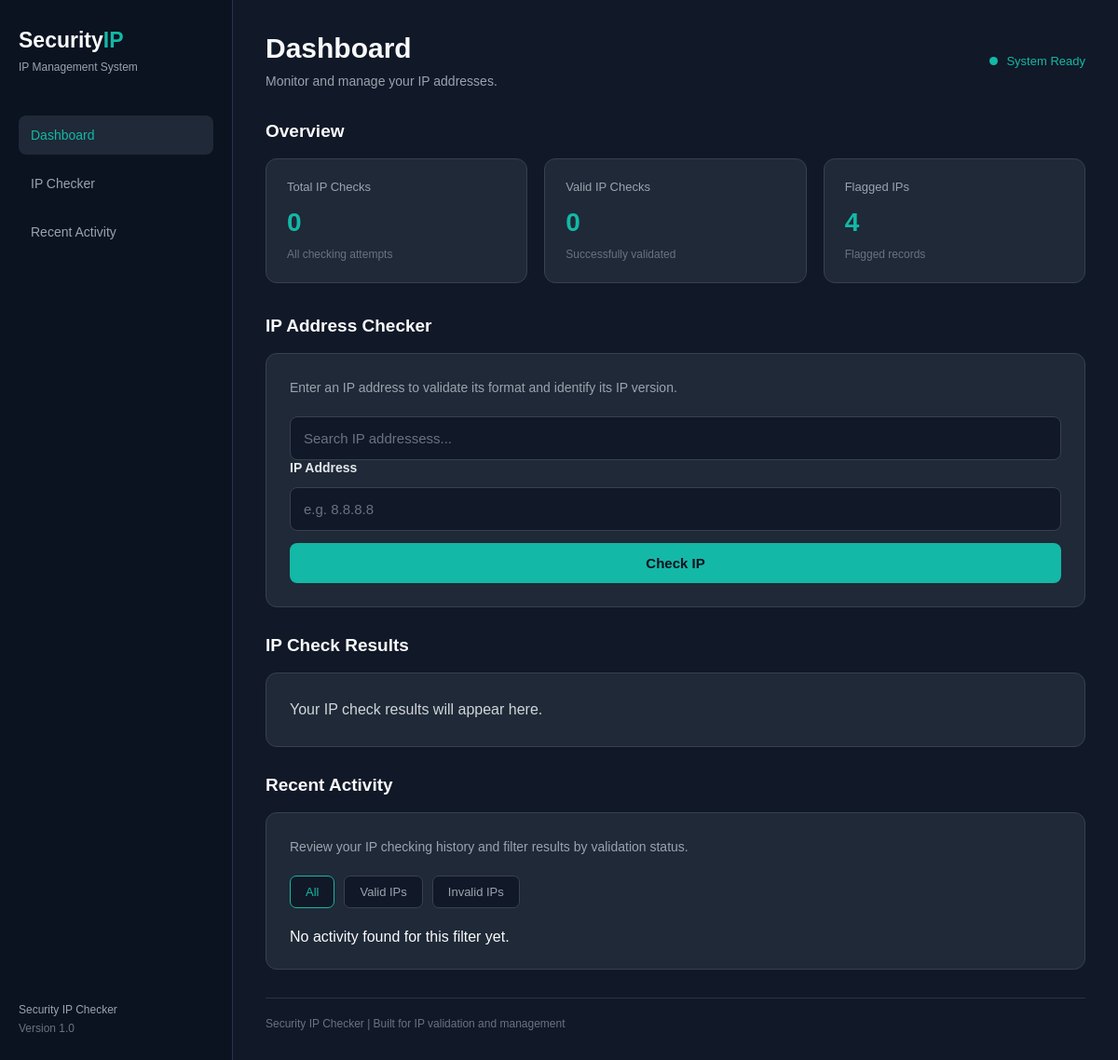
Before: / with the older database file.
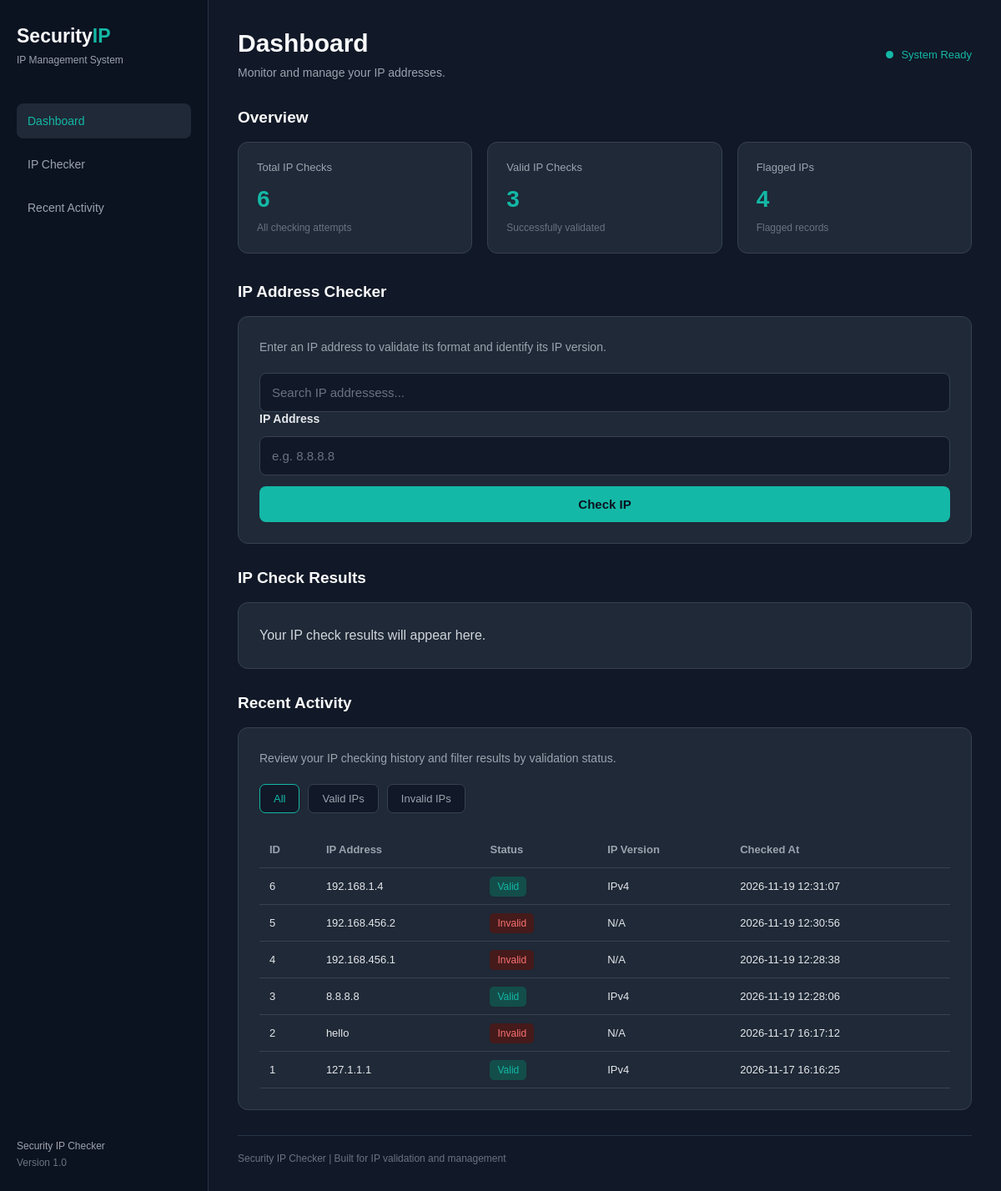
After: the same page with the newer database file.
### tables this page shows
CREATE TABLE activity_history (
            id INTEGER PRIMARY KEY AUTOINCREMENT,
            ip_address TEXT NOT NULL,
            status TEXT NOT NULL,
            ip_version TEXT NOT NULL,
            checked_at TEXT DEFAULT CURRENT_TIMESTAMP
        );

### app.py (the view)
@app.route("/")
def hello():
    ip = request.args.get("ip", "").strip()
    result = None
    if ip:
        result = process_ip(ip)
    selected_filter = request.args.get("filter", "All")
    if selected_filter not in ("All", "Valid", "Invalid"):
        selected_filter = "All"
    if selected_filter == "All":
        history = get_activity_history()
    else:
        history = get_activity_history(selected_filter)
    stats = get_dashboard_stats()
    return render_template(
        "index.html",
        result=result,
        entered_ip=ip,
        history=history,
        stats=stats,
        selected_filter=selected_filter
    )

### ip_checker/database.py (called while the page is built)
def connect_db():
    return sqlite3.connect(DB_FILE)

def get_activity_history(status=None):
    connection = connect_db()
    cursor = connection.cursor()
    if status in ("Valid", "Invalid"):
        cursor.execute(
            """
            SELECT * FROM activity_history
            WHERE status = ?
            ORDER BY id DESC
            """,
            (status,)
        )
    else:
        cursor.execute("""
            SELECT * FROM activity_history
            ORDER BY id DESC
        """)
    records = cursor.fetchall()
    connection.close()
    return records

def get_dashboard_stats():
    connection = connect_db()
    cursor = connection.cursor()
    cursor.execute("""
        SELECT COUNT(*) FROM activity_history
    """)
    total_ips = cursor.fetchone()[0]
    cursor.execute("""
        SELECT COUNT(*) FROM activity_history
        WHERE status = 'Valid'
    """)
    valid_ips = cursor.fetchone()[0]
    cursor.execute("""
        SELECT COUNT(*) FROM ip_records
        WHERE flagged = 1
    """)
    flagged_ips = cursor.fetchone()[0]
    connection.close()
    return {
        "total_ips": total_ips,
        "valid_ips": valid_ips,
        "flagged_ips": flagged_ips
    }

### templates/index.html (shortened to what this page needs)
<!DOCTYPE html>
<html lang="en">
<head>
    <link rel="stylesheet" href="{{ url_for('static', filename='style.css') }}">
</head>
<body>
    <div class="dashboard">
        <aside class="sidebar">
            <div class="logo">
                <h2>Security<span>IP</span></h2>
                <p>IP Management System</p>
            </div>
            <nav>
                <a href="#overview" class="nav-link active">Dashboard</a>
                <a href="#ip-checker" class="nav-link">IP Checker</a>
                <a href="#recent-activity" class="nav-link">Recent Activity</a>
            </nav>
            <div class="sidebar-footer">
                <p>Security IP Checker</p>
                <span>Version 1.0</span>
            </div>
        </aside>
        <main class="main-content">
            <header class="topbar">
                <div>
                    <h1>Dashboard</h1>
                    <p>Monitor and manage your IP addresses.</p>
                </div>
                <div class="status">
                    <span class="status-dot"></span>
                    System Ready
                </div>
            </header>
            <section id="overview">
                <h2 class="section-title">Overview</h2>
                <div class="stats-grid">
                    <div class="stat-card">
                        <p>Total IP Checks</p>
                        <h3>{{ stats.total_ips }}</h3>
                        <span>All checking attempts</span>
                    </div>
                    <div class="stat-card">
                        <p>Valid IP Checks</p>
                        <h3>{{ stats.valid_ips }}</h3>
                        <span>Successfully validated</span>
                    </div>
                    <div class="stat-card">
                        <p>Flagged IPs</p>
                        <h3>{{ stats.flagged_ips }}</h3>
                        <span>Flagged records</span>
                    </div>
                </div>
            </section>
            <section id="ip-checker">
                <h2 class="section-title">IP Address Checker</h2>
                <div class="panel">
                    <p class="panel-description">
                        Enter an IP address to validate its format
                        and identify its IP version.
                    </p>
                    <input type="text" id="historySearch" placeholder="Search IP addressess...">
                    <form action="/" method="GET">
                        <label for="ip">IP Address</label>
                        <input
                            type="text"
                            id="ip"
                            name="ip"
                            placeholder="e.g. 8.8.8.8"
                            value="{{ entered_ip or '' }}"
                            required
                        >
                        <button type="submit">Check IP</button>
                    </form>
                </div>
            </section>
            <section id="results-section">
                <h2 class="section-title">IP Check Results</h2>
                <div id="results" class="panel">
    {% if result %}
        <p id="resultMessage">{{ result }}</p>
    {% else %}
        <p>Your IP check results will appear here.</p>
    {% endif %}
</div>
            </section>
            <section id="recent-activity">
                <h2 class="section-title">Recent Activity</h2>
                <div class="panel">
                    <p class="panel-description">
                        Review your IP checking history and filter
                        results by validation status.
                    </p>
                    <div class="history-filters">
                        <a href="/?filter=All#recent-activity"
                           class="{% if selected_filter == 'All' %}active{% endif %}">
                            All
                        </a>
                        <a href="/?filter=Valid#recent-activity"
                           class="{% if selected_filter == 'Valid' %}active{% endif %}">
                            Valid IPs
                        </a>
                        <a href="/?filter=Invalid#recent-activity"
                           class="{% if selected_filter == 'Invalid' %}active{% endif %}">
                            Invalid IPs
                        </a>
                    </div>
                    {% if history %}
                    <div class="history-table-wrapper">
                        <table class="history-table">
                            <thead>
                                <tr>
                                    <th>ID</th>
                                    <th>IP Address</th>
                                    <th>Status</th>
                                    <th>IP Version</th>
                                    <th>Checked At</th>
                                </tr>
                            </thead>
                            <tbody>
                                {% for record in history %}
                                <tr>
                                    <td>{{ record[0] }}</td>
                                    <td>{{ record[1] }}</td>
                                    <td>
                                        <span class="history-status {{ record[2]|lower }}">
                                            {{ record[2] }}
                                        </span>
                                    </td>
                                    <td>{{ record[3] }}</td>
                                    <td>{{ record[4] }}</td>
                                </tr>
                                {% endfor %}
                            </tbody>
                        </table>
                    </div>
                    {% else %}
                    <p>No activity found for this filter yet.</p>
                    {% endif %}
                </div>
            </section>
            <footer class="footer">
                <p>
                    Security IP Checker |
                    Built for IP validation and management
                </p>
            </footer>
        </main>
    </div>
</body>
</html>

### static/style.css (style rules this page uses)
html { scroll-behavior: smooth; }
* { margin: 0; padding: 0; box-sizing: border-box; }
body { font-family: Arial, sans-serif; background-color: #111827; color: #F9FAFB; min-height: 100vh; }
.dashboard { display: grid; grid-template-columns: 250px 1fr; min-height: 100vh; }
.sidebar { background-color: #0B1220; border-right: 1px solid #273449; padding: 30px 20px; display: flex; flex-direction: column; }
.logo h2 { font-size: 23px; margin-bottom: 8px; }
.logo h2 span { color: #14B8A6; }
.logo p { font-size: 12px; color: #9CA3AF; }
.sidebar nav { margin-top: 45px; display: flex; flex-direction: column; gap: 10px; }
.nav-link { text-decoration: none; color: #9CA3AF; padding: 13px; border-radius: 8px; font-size: 14px; transition: 0.2s ease; }
.nav-link:hover, .nav-link.active { background-color: #1F2937; color: #14B8A6; }
.sidebar-footer { margin-top: auto; padding-top: 30px; color: #9CA3AF; font-size: 12px; }
.sidebar-footer span { display: block; margin-top: 6px; color: #6B7280; }
.main-content { padding: 35px; min-width: 0; }
.topbar { display: flex; justify-content: space-between; align-items: center; gap: 20px; margin-bottom: 35px; }
h1 { font-size: 30px; margin-bottom: 10px; }
.topbar p, .panel-description { color: #9CA3AF; font-size: 14px; }
.status { display: flex; align-items: center; gap: 9px; color: #14B8A6; font-size: 13px; }
.status-dot { width: 9px; height: 9px; background-color: #14B8A6; border-radius: 50%; }
.section-title { font-size: 19px; margin-bottom: 18px; color: #F9FAFB; }
.stats-grid { display: grid; grid-template-columns: repeat(3, 1fr); gap: 18px; margin-bottom: 35px; }
.stat-card { background-color: #1F2937; border: 1px solid #374151; border-radius: 12px; padding: 22px; }
.stat-card p { color: #9CA3AF; font-size: 13px; }
.stat-card h3 { font-size: 28px; margin: 15px 0 8px; color: #14B8A6; }
.stat-card span { font-size: 12px; color: #6B7280; }
.panel { background-color: #1F2937; border: 1px solid #374151; border-radius: 12px; padding: 25px; margin-bottom: 30px; }
.panel-description { margin-bottom: 20px; line-height: 1.6; }
form { display: flex; flex-direction: column; gap: 13px; }
label { color: #E5E7EB; font-size: 14px; font-weight: 600; }
input { width: 100%; padding: 14px; background-color: #111827; color: #F9FAFB; border: 1px solid #374151; border-radius: 8px; font-size: 15px; outline: none; }
input::placeholder { color: #6B7280; }
button { background-color: #14B8A6; color: #0B1220; padding: 13px 20px; border: none; border-radius: 8px; font-size: 15px; font-weight: 700; cursor: pointer; transition: background-color 0.2s ease; }
#results { margin-bottom: 30px; }
#results p { color: #D1D5DB; line-height: 1.7; }
.footer { border-top: 1px solid #273449; padding-top: 20px; margin-top: 20px; }
.footer p { color: #6B7280; font-size: 12px; }
.history-filters { display: flex; flex-wrap: wrap; gap: 10px; margin-bottom: 22px; }
.history-filters a { text-decoration: none; color: #9CA3AF; background-color: #111827; border: 1px solid #374151; padding: 9px 16px; border-radius: 7px; font-size: 13px; transition: 0.2s ease; }
.history-filters a:hover, .history-filters a.active { color: #14B8A6; border-color: #14B8A6; }
.history-table-wrapper { width: 100%; overflow-x: auto; }
.history-table { width: 100%; border-collapse: collapse; min-width: 550px; }
.history-table th, .history-table td { padding: 14px 12px; text-align: left; border-bottom: 1px solid #374151; font-size: 13px; }
.history-table th { color: #9CA3AF; font-weight: 600; }
.history-table td { color: #E5E7EB; }
.history-status { padding: 5px 9px; border-radius: 5px; font-size: 12px; }
.history-status.valid { color: #14B8A6; background-color: #134E4A; }
.history-status.invalid { color: #F87171; background-color: #451A1A; }

Changed rows visible on the page:
added activity_history: id "6", ip_address "192.168.1.4", status "Valid", ip_version "IPv4", checked_at "2026-11-19 12:31:07"
added activity_history: id "5", ip_address "192.168.456.2", status "Invalid", ip_version "N/A", checked_at "2026-11-19 12:30:56"
added activity_history: id "4", ip_address "192.168.456.1", status "Invalid", ip_version "N/A", checked_at "2026-11-19 12:28:38"
added activity_history: id "3", ip_address "8.8.8.8", status "Valid", ip_version "IPv4", checked_at "2026-11-19 12:28:06"
added activity_history: id "2", ip_address "hello", status "Invalid", ip_version "N/A", checked_at "2026-11-17 16:17:12"
added activity_history: id "1", ip_address "127.1.1.1", status "Valid", ip_version "IPv4", checked_at "2026-11-17 16:16:25"
Other visible differences:
{{ stats.total_ips }}: "0" → "6"
{{ stats.valid_ips }}: "0" → "3"
text no longer shown: "No activity found for this filter yet."
text now shown: "ID IP Address Status IP Version Checked At"
